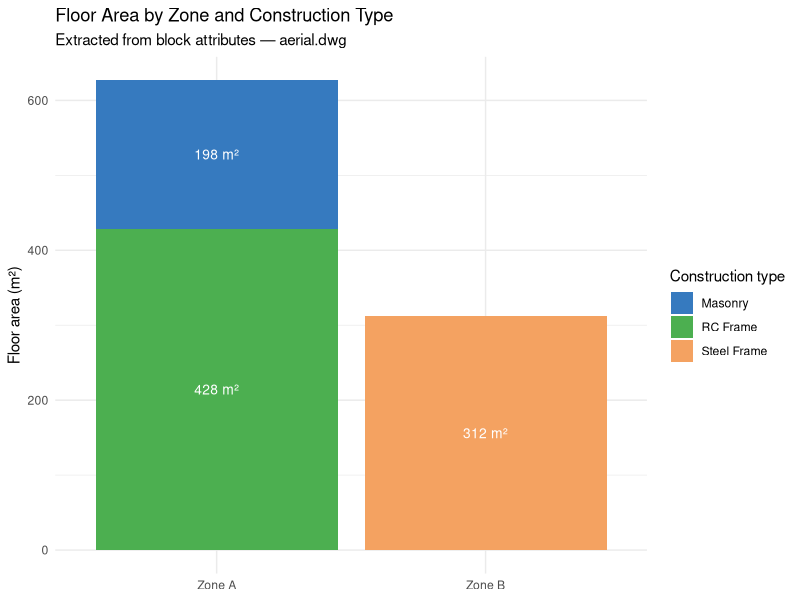

Source code (R):
## ---- chunk 1
#| echo: false
library(ggplot2)
zone_summary <- data.frame(
  Zone              = c("Zone A", "Zone A", "Zone B"),
  Construction.Type = c("Masonry", "RC Frame", "Steel Frame"),
  total_floor_area  = c(198.3, 428.5, 312.0),
  n_units           = c(1L, 1L, 1L)
)
## ---- chunk 2
ggplot(zone_summary,
       aes(x = Zone, y = total_floor_area, fill = Construction.Type)) +
  geom_col(position = "stack") +
  geom_text(aes(label = paste0(round(total_floor_area, 0), " m²")),
            position = position_stack(vjust = 0.5),
            colour = "white", size = 3.5) +
  scale_fill_manual(values = c("#367ABF", "#4CAF50", "#F4A261")) +
  labs(title = "Floor Area by Zone and Construction Type",
       subtitle = "Extracted from block attributes — aerial.dwg",
       x = NULL, y = "Floor area (m²)", fill = "Construction type") +
  theme_minimal()
